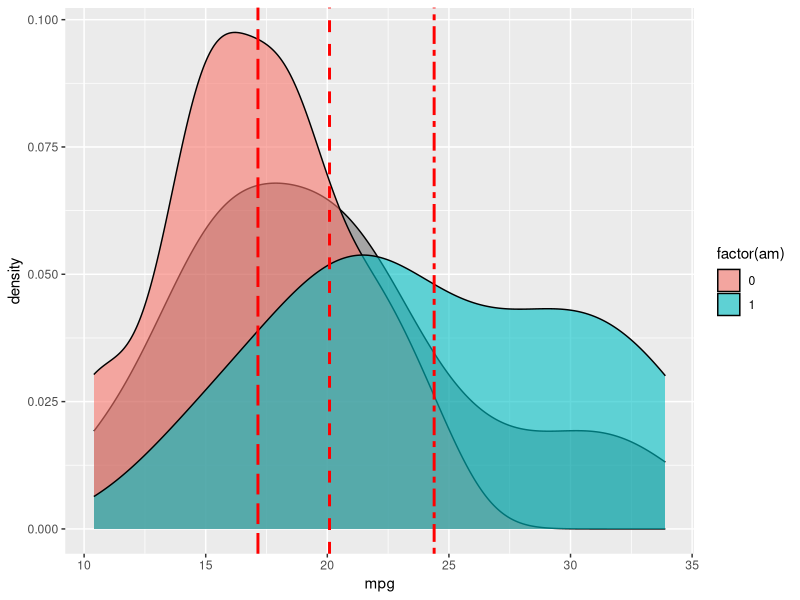
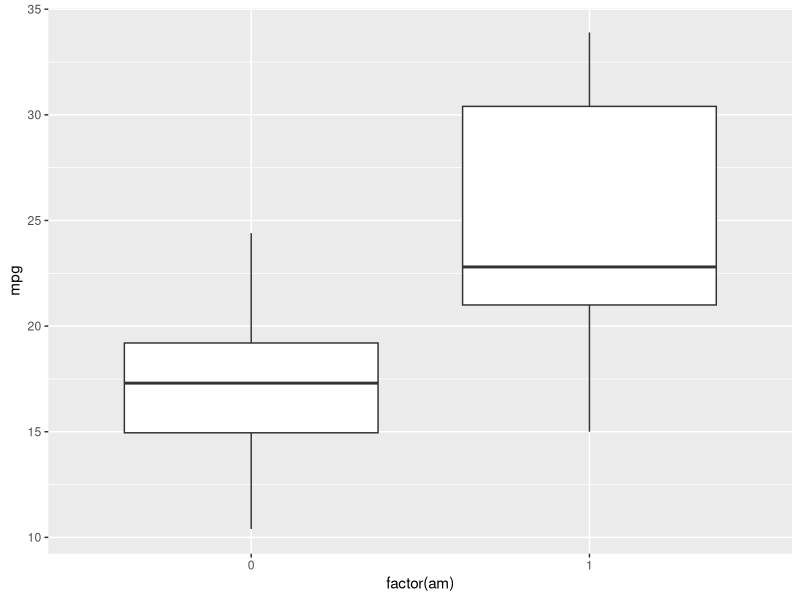
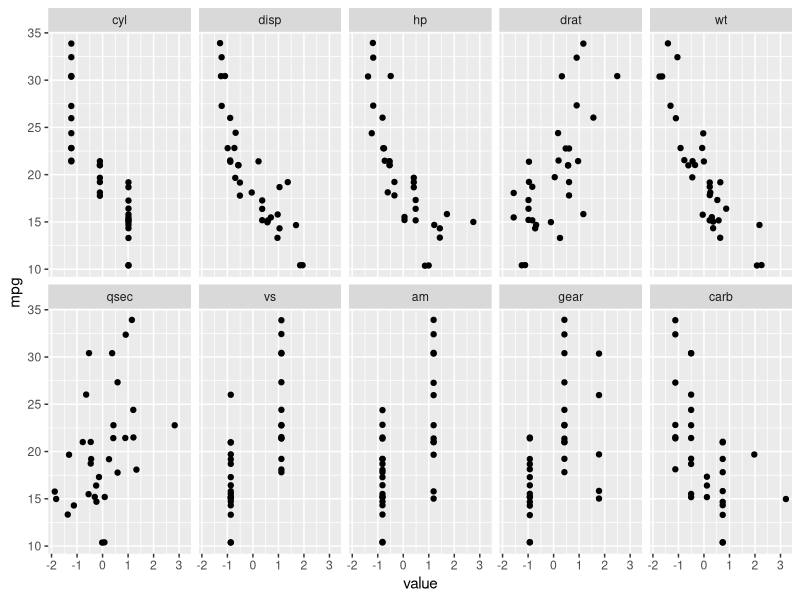

R code for these plots, in order:
## ---- chunk 1
str(mtcars)
## ---- chunk 2
library(ggplot2)
library(reshape)
## ---- chunk 3
summary(mtcars$mpg)
table(mtcars$am)
am_means <- data.frame(value=rbind(totalmean=mean(mtcars$mpg), automean=mean(mtcars[mtcars$am==1,]$mpg), manmean=mean(mtcars[mtcars$am==0,]$mpg)))
ggplot(mtcars, aes(x=mpg)) + 
  geom_density(fill="black", alpha=0.3) +
  geom_density(aes(fill=factor(am)), alpha=0.6) + 
  geom_vline(xintercept=am_means[,1], colour="red", lty=am_means[,1], lwd=1)
ggplot(mtcars, aes(y=mpg, x=factor(am))) + geom_boxplot()

mtcars_norm <- mtcars
mtcars_norm$cyl <- (mtcars$cyl-mean(mtcars$cyl))/sd(mtcars$cyl)
mtcars_norm$disp <- (mtcars$disp-mean(mtcars$disp))/sd(mtcars$disp)
mtcars_norm$hp <- (mtcars$hp-mean(mtcars$hp))/sd(mtcars$hp)
mtcars_norm$drat <- (mtcars$drat-mean(mtcars$drat))/sd(mtcars$drat)
mtcars_norm$wt <- (mtcars$wt-mean(mtcars$wt))/sd(mtcars$wt)
mtcars_norm$qsec <- (mtcars$qsec-mean(mtcars$qsec))/sd(mtcars$qsec)
mtcars_norm$vs <- (mtcars$vs-mean(mtcars$vs))/sd(mtcars$vs)
mtcars_norm$am <- (mtcars$am-mean(mtcars$am))/sd(mtcars$am)
mtcars_norm$gear <- (mtcars$gear-mean(mtcars$gear))/sd(mtcars$gear)
mtcars_norm$carb <- (mtcars$carb-mean(mtcars$carb))/sd(mtcars$carb)

mtcars_z_melted <- melt(mtcars_norm, id="mpg")

mtcars_melted <- melt(mtcars, id="mpg")

ggplot(mtcars_z_melted, aes(y=mpg, x=value)) + geom_point(position="jitter") + facet_wrap(~variable, nrow=2)



## ---- chunk 4
null <- lm(mpg ~ 1, mtcars)
full <- lm(mpg ~ ., mtcars)
step(null, scope=list(lower=null, upper=full), direction="forward") 
step(full, data=mtcars, direction="backward") 
step(null, scope = list(upper=full), data=mtcars, direction="both")
step(full)
